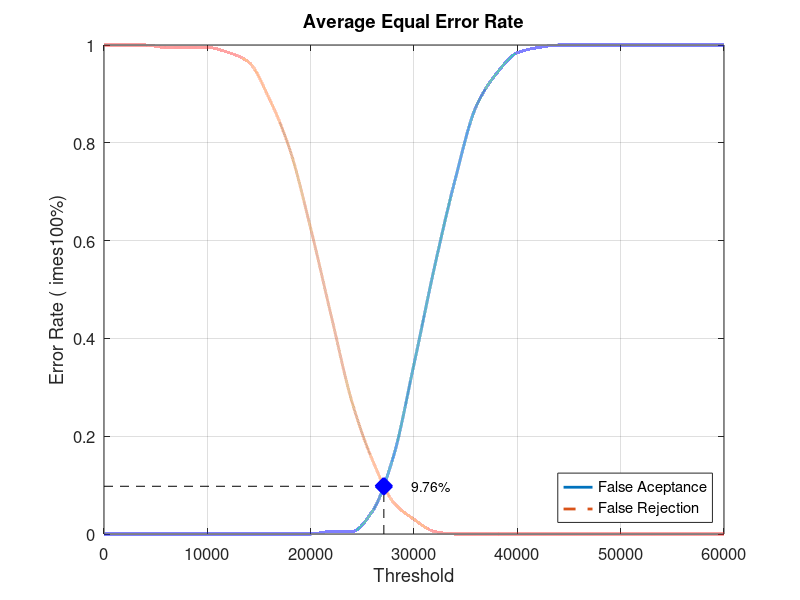
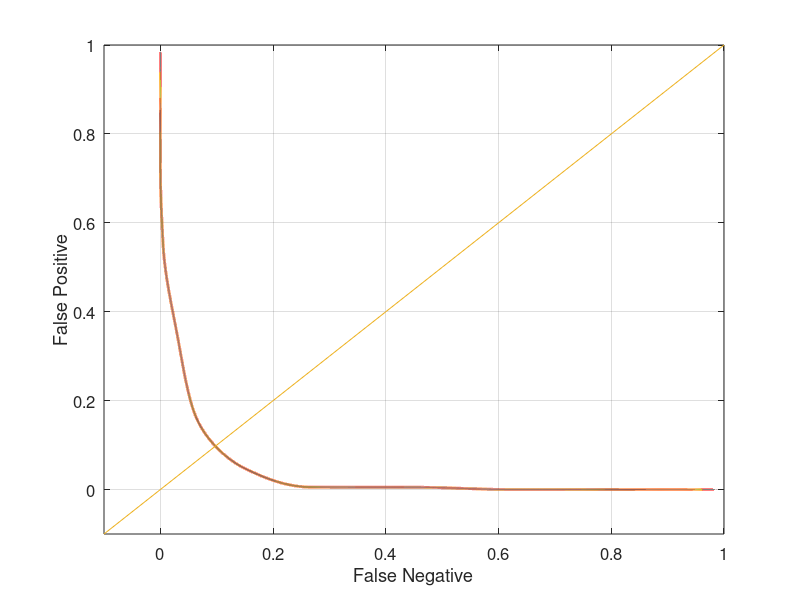

These figures' MATLAB source, in order:
close all;
clear;
clc;
x = 0:2000:60000;
xq = 0:0.5:60000;

y0 = [0 0 0 0 0 0 0 0 0 0 0 0.00526316 0.00526316 0.0473684 0.157895 0.347368 0.547368 0.726316 0.873684 0.942105 0.984211 0.994737 1 1 1 1 1 1 1 1 1]
yy0 = interp1(x, y0, xq, 'pchip');
y1 = [1 1 1 0.995 0.995 0.995 0.985 0.965 0.89 0.785 0.625 0.445 0.27 0.15 0.065 0.03 0.005 0 0 0 0 0 0 0 0 0 0 0 0 0 0]
yy1 = interp1(x, y1, xq, 'pchip');

% Calculating EER: 
y2 = abs(y0 - y1);
find(y2 == min(y2))
yy2 = abs(yy0 - yy1);
xEER = find(yy2 == min(yy2));
xEERIndex = xq(xEER) % X-axis EER
yEER = yy0(xEER) % Y-axis EER

main = figure
plot(xq, yy0,'-','LineWidth', 2);	hold on
plot(xq, yy1,'--','LineWidth', 2);	hold on
plot([xEERIndex xEERIndex], [0 yEER], 'k--');	hold on
plot([0 xEERIndex], [yEER yEER], 'k--');	hold on
plot(xEERIndex, yEER, 'bx', 'LineWidth', 10);	hold on
text(xEERIndex + 10 * xEERIndex / 100, yEER, [num2str(round((10000 * yEER)) / 100) '%'])
legend('False Aceptance', 'False Rejection', 'Location', 'SouthEast')
xlabel('Threshold')
ylabel('Error Rate (	imes100%)')
title('Average Equal Error Rate')
set(gca, 'FontSize', 12)
axis([0 60000 0 1])
grid on

print(main, 'Database3_4Main', '-dpng');
FNRxFPR = figure('Color', [1 1 1]);
plot(yy1, yy0, '-', yy1, yy0, 'LineWidth', 2);
hold on
y = -0.1:0.1:1
plot(y, y); 
set(gca, 'FontSize', 12)
xlabel('False Negative')
ylabel('False Positive')
axis([-0.1 1 -0.1 1])
set(gca, 'FontSize', 12)
grid on

print(FNRxFPR, 'Database3_4FNRxFPR','-dpng');
